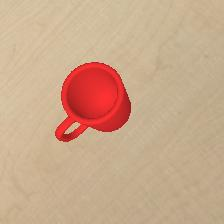
#> input picture main_code/temp/live-rgb.jpg, 224 x 224 px, found by its file name
$ python feature_matching.py
#> lines starting #> are read from the running program, lines starting #| are printed output that depends on the picture
import numpy
import cv2
import os
from matplotlib import pyplot as plt

#File to test different feature matching

class FeatureMatcher():

    def __init__(self):
        self.sift = None
        self.orb = None
        self.orbgms = None  #Although GMS still uses ORB features, the parameers need to be very different to get good results

        self.siftKnnMatcher = None
        self.siftFlannMatcher = None
        self.orbBfMatcher = None


    def OpenImage(self, img_path):
        return cv2.imread(img_path, cv2.IMREAD_GRAYSCALE)


    # [26 lines left out: functions SIFTFeatures, ORBFeatures, not called in this run]


    def ORBGMSFeatures(self, img):
        """
        Param img: cv2 image object
        Return keypoints:
               descriptors:
        """
        #TODO doc

        if self.orbgms is None:
            self.orbgms = cv2.ORB_create(10000, fastThreshold=0)

        return self.orbgms.detectAndCompute(img, None)


    # [85 lines left out: functions MatchKeypoints_SIFT_KNN, MatchKeypoints_SIFT_FLANN, MatchKeypoints_ORB_BF, not called in this run]


    def MatchKeypoints_ORB_GMS(self, img1, img2, numMatches=None):
        """
        TODO doc
        """

        if self.orbBfMatcher is None:
            self.orbBfMatcher = cv2.BFMatcher(cv2.NORM_HAMMING, crossCheck=True)

        kp1, des1 = self.ORBGMSFeatures(img1)
        kp2, des2 = self.ORBGMSFeatures(img2)

        # #TODO: fix this
        # if len(des1) == 0 or len(des2) == 0:
        #     return []

        matches = self.orbBfMatcher.match(des1, des2)
        matches_gms = cv2.xfeatures2d.matchGMS(img1.shape, img2.shape, kp1, kp2, matches, withRotation=True, withScale=True)

        # Sort by distance so closest match is first
        matches_gms = sorted(matches_gms, key = lambda x:x.distance)

        if numMatches is not None:
            matches_gms = matches_gms[:numMatches]

        return matches_gms


    # [6 lines left out: function findMatches, not called in this run]


def main(img1_path, img2_path, method, numMatches=None):
    fm = FeatureMatcher()
    dir_path = dir_path = os.path.dirname(os.path.realpath(__file__))

    img1 = fm.OpenImage(img1_path)
#> in OpenImage, `return cv2.imread(img_path, cv2.IMREAD_GRAYSCALE)`:
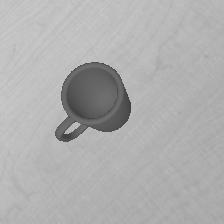
#> returned value: shape (224, 224); min 52, max 217, mean 174.9
    img2 = fm.OpenImage(img2_path)
#> call 2 of OpenImage, with img_path = 'main_code\\demonstrations\\demo0-rgb.jpg'
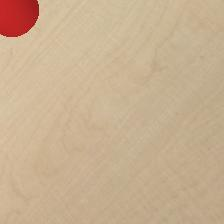
#> input picture main_code/demonstrations/demo0-rgb.jpg, 224 x 224 px, found by its file name
#> in OpenImage (call 2), `return cv2.imread(img_path, cv2.IMREAD_GRAYSCALE)`:
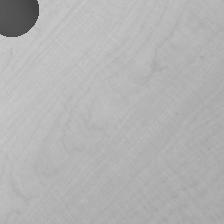
#> returned value: shape (224, 224); min 45, max 212, mean 179.5

    if(method == "SIFT_KNN"):
        kp1, _ = fm.SIFTFeatures(img1)
        kp2, _ = fm.SIFTFeatures(img2)
        matches = fm.MatchKeypoints_SIFT_KNN(img1, img2, numMatches=numMatches)

    elif(method == "SIFT_FLANN"):
        kp1, _ = fm.SIFTFeatures(img1)
        kp2, _ = fm.SIFTFeatures(img2)
        matches = fm.MatchKeypoints_SIFT_FLANN(img1, img2, numMatches=numMatches)

    elif(method == "ORB_BF"):
        kp1, _ = fm.ORBFeatures(img1)
        kp2, _ = fm.ORBFeatures(img2)
        matches = fm.MatchKeypoints_ORB_BF(img1, img2, numMatches=numMatches)

    elif(method == "ORB_GMS"):
        kp1, _ = fm.ORBGMSFeatures(img1)
#> kp1 = 2076 keypoints; strongest (x, y, size): (66, 133, 31), (68, 133, 31), (58, 138, 31), (79, 124, 31)
        kp2, _ = fm.ORBGMSFeatures(img2)
#> kp2 = 1783 keypoints; strongest (x, y, size): (31, 34, 31), (35, 31, 31), (153, 68, 64.3), (153, 70, 31)
        matches = fm.MatchKeypoints_ORB_GMS(img1, img2, numMatches=numMatches)
#> in MatchKeypoints_ORB_GMS, `matches = self.orbBfMatcher.match(des1, des2)`: matches = 572 matches
#> in MatchKeypoints_ORB_GMS, `matches_gms = cv2.xfeatures2d.matchGMS(img1.shape, img2.shape, kp1, kp..`: matches_gms = 236 matches
#> matches = 236 matches
        print(matches)
#> (printed output is left out)


    img3 = cv2.drawMatches(img1,kp1,img2,kp2,matches,None,flags=cv2.DrawMatchesFlags_NOT_DRAW_SINGLE_POINTS)
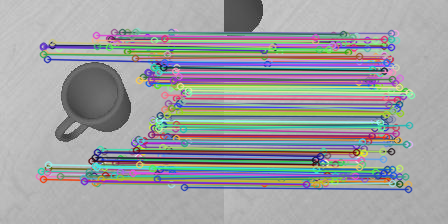
#> img3: shape (224, 448, 3); mean of channels 0, 1, 2 161, 159.7, 158; drawn as B, G, R
    plt.imshow(img3)
    plt.show()


if __name__ == "__main__":
    dir_path = dir_path = os.path.dirname(os.path.realpath(__file__))
    img1_path = dir_path + "\\temp\\live-rgb.jpg"
    img2_path = dir_path + "\\demonstrations\\demo0-rgb.jpg"

    main(img1_path, img2_path, "ORB_GMS", numMatches=None)
